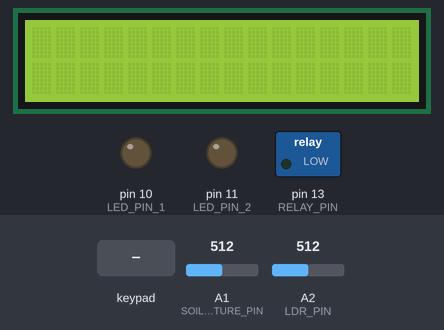
The sketch below on a simulated Arduino Uno, built with avr-gcc and run on an emulated ATmega328P. Shown: 16×2 character LCD, switched loads named in the sketch (green lamp = pin HIGH), output pins drawn as LEDs (lit = HIGH). The test bench sets the inputs (shaded band); at power-on: A1 (SOIL_MOISTURE_PIN) = 512, A2 (LDR_PIN) = 512. What the sketch prints to the serial monitor is not drawn.

Above: at 1.2 s.
1.3 s: keypad keys 1 3 9 7 pressed 0.4 s apart
At 3.1 s:
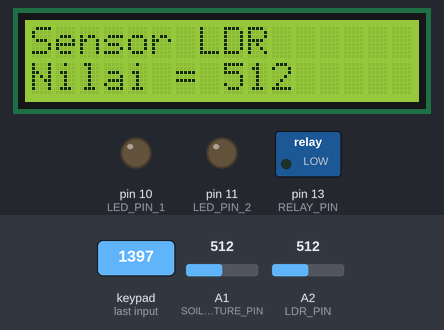
4.4 s: A1 (SOIL_MOISTURE_PIN) set to 685
7.4 s: A1 (SOIL_MOISTURE_PIN) set to 713
At 8.1 s:
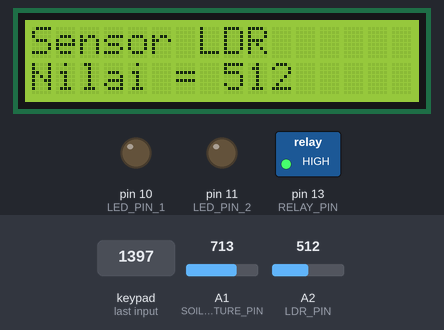
8.9 s: A2 (LDR_PIN) set to 315
11.9 s: A2 (LDR_PIN) set to 292
At 12.9 s:
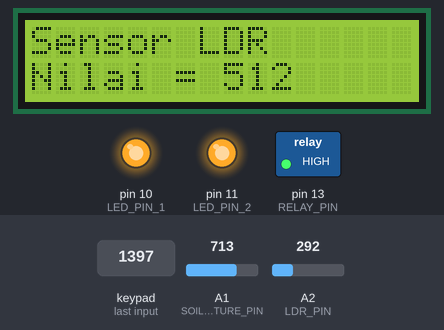
13.4 s: key '1' pressed
At 14.4 s:
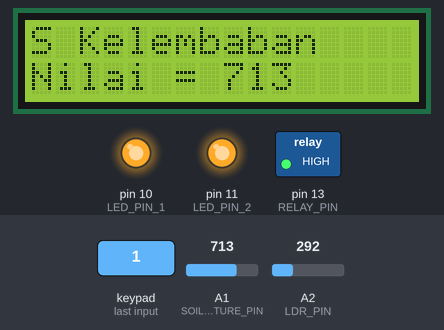
Timing chart, 0 to 15.9 s (numbered marks = the images above; inputs shaded):
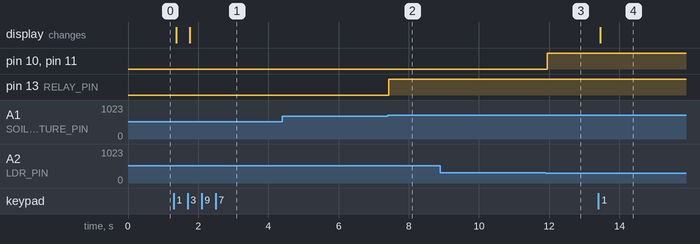

Measured:
- the behaviour switches between 700 and 701 on A1 (SOIL_MOISTURE_PIN) (found by bisection; images 1 and 2)
- the behaviour switches between 300 and 299 on A2 (LDR_PIN) (found by bisection; images 2 and 3)
- after the input at 1.3 s, the display: first changes after 0.07 s (image 1 shows a later state)
- after the input at 4.4 s, every drawn part: stays the same
- after the input at 7.4 s, pin 13 (RELAY_PIN): LOW → HIGH at once
- after the input at 8.9 s, every drawn part: stays the same
- after the input at 11.9 s, pin 10 (LED_PIN_1), pin 11 (LED_PIN_2): LOW → HIGH at once
- after the input at 13.4 s, the display: changes after 0.05 s (image 4)

The sketch:

smart_greenhouse.ino
```cpp
#include <Keypad.h>
#include <Wire.h>
#include <LiquidCrystal_I2C.h>

// Sensor pins
const byte LDR_PIN = A2;
const byte SOIL_MOISTURE_PIN = A1;

// Output pins
const byte LED_PIN_1 = 10;
const byte LED_PIN_2 = 11;
const byte RELAY_PIN = 13;

// Sensor threshold values
const int SOIL_MOISTURE_THRESHOLD = 700;
const int LDR_THRESHOLD = 300;

// Sensor values
int ldrValue = 0;
int soilMoistureValue = 0;

// Keypad configuration
const byte ROWS = 4;
const byte COLS = 4;

char keys[ROWS][COLS] = {
  {'1', '2', '3', 'a'},
  {'4', '5', '6', 'b'},
  {'7', '8', '9', 'c'},
  {'*', '0', '#', 'd'}
};

byte rowPins[ROWS] = {5, 4, 3, 2};
byte colPins[COLS] = {9, 8, 7, 6};

Keypad keypad = Keypad(makeKeymap(keys), rowPins, colPins, ROWS, COLS);

// LCD I2C configuration
LiquidCrystal_I2C lcd(0x27, 16, 2);

void setup() {
  Serial.begin(9600);

  lcd.init();
  lcd.backlight();

  pinMode(LED_PIN_1, OUTPUT);
  pinMode(LED_PIN_2, OUTPUT);
  pinMode(RELAY_PIN, OUTPUT);
}

void loop() {
  char key = keypad.getKey();

  // Read sensor values
  ldrValue = analogRead(LDR_PIN);
  soilMoistureValue = analogRead(SOIL_MOISTURE_PIN);

  // Display selected sensor value based on keypad input
  if (key) {
    handleKeypadInput(key);
  }

  // Print sensor values to Serial Monitor
  printSensorValues();

  // Control water pump based on soil moisture
  controlWaterPump();

  // Control LED based on light intensity
  controlLedLighting();

  delay(50);
}

void handleKeypadInput(char key) {
  if (key == '1') {
    lcd.clear();
    lcd.print("S Kelembaban");
    lcd.setCursor(0, 1);
    lcd.print("Nilai = ");
    lcd.print(soilMoistureValue);
  }
  else if (key == '3') {
    lcd.clear();
    lcd.print("Sensor LDR");
    lcd.setCursor(0, 1);
    lcd.print("Nilai = ");
    lcd.print(ldrValue);
  }
  else {
    Serial.print("Keypad: ");
    Serial.println(key);
  }
}

void printSensorValues() {
  Serial.print("Sensor Kelembaban: ");
  Serial.println(soilMoistureValue);

  Serial.print("Nilai LDR: ");
  Serial.println(ldrValue);
}

void controlWaterPump() {
  if (soilMoistureValue <= SOIL_MOISTURE_THRESHOLD) {
    digitalWrite(RELAY_PIN, LOW);
  }
  else {
    digitalWrite(RELAY_PIN, HIGH);
  }
}

void controlLedLighting() {
  if (ldrValue < LDR_THRESHOLD) {
    digitalWrite(LED_PIN_1, HIGH);
    digitalWrite(LED_PIN_2, HIGH);
  }
  else {
    digitalWrite(LED_PIN_1, LOW);
    digitalWrite(LED_PIN_2, LOW);
  }
}
```
